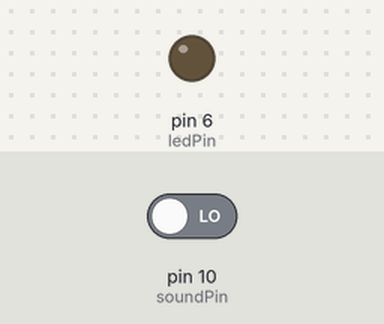
Simulated run of this sketch. Board: Arduino Uno, built with avr-gcc and run on an emulated ATmega328P. Shown: output pins drawn as LEDs (lit = HIGH). The test bench sets the inputs (shaded band); at power-on: pin 10 (soundPin) LOW. What the sketch prints to the serial monitor is not drawn.

Above: at 1.2 s.
1.3 s: pin 10 (soundPin) driven HIGH
At 2.5 s:
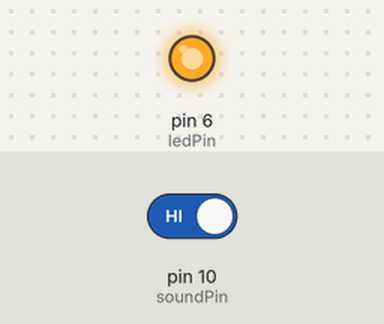
2.8 s: pin 10 (soundPin) driven LOW
At 4.8 s:
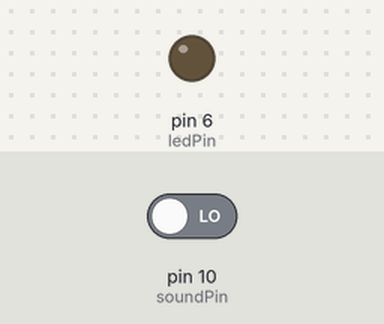
Timing chart, 0 to 6.3 s (numbered marks = the images above; inputs shaded):
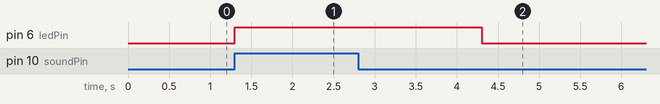

Measured:
- after the input at 1.3 s, pin 6 (ledPin): LOW → HIGH at once
- after the input at 2.8 s, pin 6 (ledPin): goes on until 4.3 s, then stays LOW

The sketch:

sound_led.ino
```cpp
const int soundPin = 10;
const int ledPin   = 6;
const int holdTime = 3000;

void setup() {
  pinMode(soundPin, INPUT);
  pinMode(ledPin,   OUTPUT);
  Serial.begin(9600);
}

void loop() {
  if (digitalRead(soundPin) == HIGH) {
    Serial.println("Sound detected — LED on!");
    digitalWrite(ledPin, HIGH);
    delay(holdTime);
    digitalWrite(ledPin, LOW);
  }
  delay(100);
}
```
